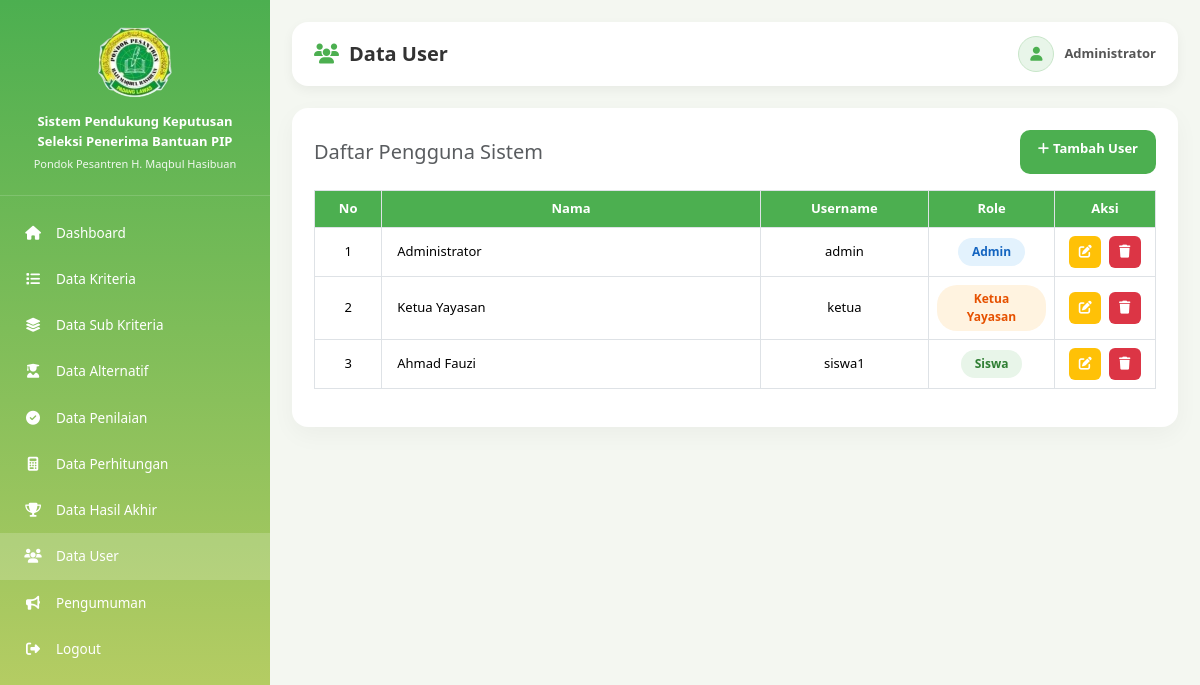
The app's page /views/admin/user/index.php (signed in) with its own data.
### tables this page shows
CREATE TABLE IF NOT EXISTS users (
    id INT AUTO_INCREMENT PRIMARY KEY,
    nama VARCHAR(100),
    username VARCHAR(100) UNIQUE,
    password VARCHAR(255),
    role ENUM('admin','ketua_yayasan','siswa')
);

### views/admin/user/index.php (the view, shortened to what this page needs)
<?php
require_once '../../../config/koneksi.php';
$user_list = mysqli_query($koneksi, "SELECT * FROM users ORDER BY id ASC");
$jumlah_data = mysqli_num_rows($user_list);
?>
<!DOCTYPE html>
<html lang="en">
<head><?php include '../../layouts/head.php'; ?></head>
<body>
<?php include '../../layouts/sidebar_admin.php'; ?>
<div class="content">
    <div class="navbar-custom">
        <div class="page-title"><i class="fa fa-users"></i><h4>Data User</h4></div>
        <div class="user-box"><div class="user-icon"><i class="fa fa-user"></i></div><div class="user-name"><?php echo htmlspecialchars($_SESSION['nama'] ?? 'Admin'); ?></div></div>
    </div>
    <div class="card-custom">
        <div class="d-flex justify-content-between align-items-center flex-wrap gap-2 mb-3">
            <h5 class="m-0 text-muted">Daftar Pengguna Sistem</h5>
            <a href="tambah.php" class="btn btn-add"><i class="fa fa-plus me-1"></i>Tambah User</a>
        </div>
        <div class="table-responsive">
            <?php if ($jumlah_data > 0): ?>
            <table class="table table-bordered">
                <thead><tr><th width="8%">No</th><th>Nama</th><th width="20%">Username</th><th width="15%">Role</th><th width="12%">Aksi</th></tr></thead>
                <tbody>
                <?php $no=1; while ($row = mysqli_fetch_assoc($user_list)): ?>
                    <tr>
                        <td><?php echo $no++; ?></td>
                        <td style="text-align:left;padding-left:15px;"><?php echo htmlspecialchars($row['nama']); ?></td>
                        <td><?php echo htmlspecialchars($row['username']); ?></td>
                        <td><span class="badge-status <?php echo $row['role']=='admin'?'badge-draft':($row['role']=='ketua_yayasan'?'badge-submitted':'badge-verified'); ?>"><?php echo $row['role']=='ketua_yayasan'?'Ketua Yayasan':ucfirst($row['role']); ?></span></td>
                        <td>
                            <a href="edit.php?id=<?php echo $row['id']; ?>" class="btn-icon edit me-1" title="Edit"><i class="fa fa-edit"></i></a>
                            <a href="hapus.php?id=<?php echo $row['id']; ?>" class="btn-icon delete" title="Hapus" onclick="return confirm('Hapus user?')"><i class="fa fa-trash"></i></a>
                        </td>
                    </tr>
                <?php endwhile; ?>
                </tbody>
            </table>
            <?php else: ?><div class="text-center py-5 text-muted"><p>Belum ada data user.</p></div><?php endif; ?>
        </div>
    </div>
</div>
</body>
</html>

### public/assets/css/style.css (style rules this page uses)
:root { --primary: #4caf50; --primary-dark: #388e3c; --primary-light: #c6d166; --bg: #f4f7f1; --card-bg: #ffffff; --text: #333333; --text-muted: #777777; --border: #d6e4d3; --sidebar-w: 270px; --radius: 16px; --radius-sm: 10px; --shadow: 0 4px 12px rgba(0,0,0,0.05); --shadow-lg: 0 8px 24px rgba(0,0,0,0.04); --transition: 0.3s ease; }
* { margin: 0; padding: 0; box-sizing: border-box; }
body { font-family: 'Segoe UI', Arial, Helvetica, sans-serif; background: var(--bg); overflow-x: hidden; color: var(--text); }
a { text-decoration: none; color: inherit; }
.content { margin-left: var(--sidebar-w); padding: 22px; min-height: 100vh; transition: margin-left var(--transition); }
.navbar-custom { background: var(--card-bg); padding: 14px 22px; border-radius: var(--radius); display: flex; justify-content: space-between; align-items: center; box-shadow: var(--shadow); margin-bottom: 22px; flex-wrap: wrap; gap: 10px; }
.page-title { display: flex; align-items: center; gap: 10px; }
.page-title i { font-size: 20px; color: var(--primary); }
.page-title h4 { margin: 0; font-size: 20px; font-weight: bold; color: var(--text); }
.user-box { display: flex; align-items: center; gap: 10px; }
.user-icon { width: 36px; height: 36px; border-radius: 50%; background: #e8f5e9; color: var(--primary); display: flex; justify-content: center; align-items: center; font-size: 14px; border: 1px solid #c8e6c9; }
.user-name { font-size: 13px; font-weight: bold; color: #555; }
.card-custom { background: var(--card-bg); border-radius: var(--radius); border: none; box-shadow: var(--shadow-lg); padding: 22px; margin-bottom: 22px; }
.table thead th { background: var(--primary); color: white; text-align: center; vertical-align: middle; font-size: 13px; white-space: nowrap; }
.table tbody td { text-align: center; vertical-align: middle; background: white; font-size: 13px; }
.btn-add { background: var(--primary); color: white; border-radius: var(--radius-sm); font-weight: bold; padding: 9px 18px; font-size: 13px; border: none; transition: var(--transition); min-height: 44px; }
.btn-icon { border: none; width: 32px; height: 32px; border-radius: 6px; display: inline-flex; align-items: center; justify-content: center; font-size: 13px; transition: var(--transition); color: white; }
.btn-icon.edit { background: #ffc107; }
.btn-icon.delete { background: #dc3545; }
.badge-status { display: inline-flex; align-items: center; gap: 5px; padding: 5px 14px; border-radius: 20px; font-size: 12px; font-weight: bold; }
.badge-draft { background: #e3f2fd; color: #1565c0; }
.badge-submitted { background: #fff3e0; color: #e65100; }
.badge-verified { background: #e8f5e9; color: #2e7d32; }

### records on screen
users: nama "Administrator", username "admin", role "Admin"
users: nama "Ketua Yayasan", username "ketua", role "Ketua Yayasan"
users: nama "Ahmad Fauzi", username "siswa1", role "Siswa"

### other values on screen
$_SESSION['nama'] "Administrator"
